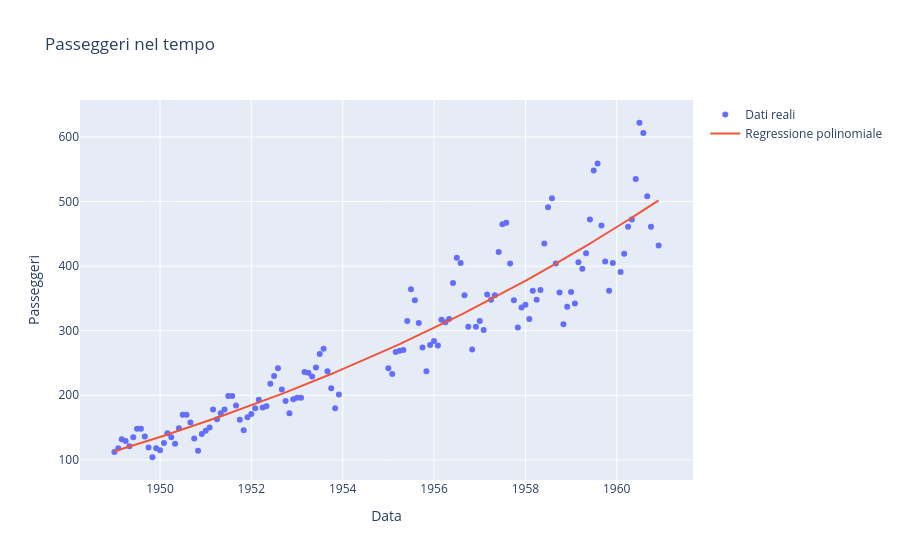

The notebook cell this image was saved under:
### Markdown cell above
### Es 1
Hai a disposizione un file `data.csv` contenente dati mensili di traffico aereo con due colonne:

- `date`: data in formato `YYYY-MM` (mese/anno)
- `passengers`: numero di passeggeri per quel mese


Costruisci un modello di **regressione polinomiale** che approssima l’andamento del numero di passeggeri nel tempo.

1. Carica il dataset.
2. Convertilo in un formato numerico utilizzando una colonna `mese_numerico` che conti i mesi a partire da gennaio 1949.
3. Applica una regressione polinomiale (grado a tua scelta).
4. Calcola l’RMSE tra i valori reali e quelli predetti.
5. Visualizza i dati reali e la curva stimata con Plotly.

### Code cell
import pandas as pd
import numpy as np
from sklearn.linear_model import LinearRegression
from sklearn.preprocessing import PolynomialFeatures
from sklearn.pipeline import make_pipeline
import plotly.graph_objects as go
from sklearn.metrics import root_mean_squared_error
from sklearn.model_selection import train_test_split


#Caricamento dataset
df = pd.read_csv("data.csv")
riferimento = pd.Timestamp("1949-01-01")
print(df.head())

#Creazione della colonna mese_numerico
df["date"] = pd.to_datetime(df["date"])
df = df.dropna(subset=["passengers"]).reset_index(drop=True)

df["mese_numerico"] = (
    (df["date"].dt.year - riferimento.year) * 12
    + (df["date"].dt.month - riferimento.month)
)

print(df.head())

#3. Regressione polinomiale
grado = 3

model = make_pipeline(
    PolynomialFeatures(grado),
    LinearRegression()
)

X = df[["mese_numerico"]]
y = df["passengers"]

model.fit(X, y)


#4 Predizioni
y_pred = model.predict(X)

# RMSE
from sklearn.metrics import root_mean_squared_error

rmse = root_mean_squared_error(y, y_pred)

print("RMSE =", rmse)

# Grafico con Plotly
import plotly.graph_objects as go

fig = go.Figure()

fig.add_trace(
    go.Scatter(
        x=df["date"],
        y=df["passengers"],
        mode="markers",
        name="Dati reali"
    )
)

fig.add_trace(
    go.Scatter(
        x=df["date"],
        y=y_pred,
        mode="lines",
        name="Regressione polinomiale"
    )
)

fig.update_layout(
    title="Passeggeri nel tempo",
    xaxis_title="Data",
    yaxis_title="Passeggeri"
)

#fig.show()

### Figure 1 — Plotly figure (JSON) as saved in the notebook; plotly's stock layout.template omitted (floating-point values rounded to 4 significant figures; data arrays with more than 128 entries replaced by an {"elided": "..."} marker saying what was removed)
{"data": [{"mode": "markers", "name": "Dati reali", "type": "scatter", "x": {"elided": "130 str values"}, "y": {"elided": "130 float values"}}, {"mode": "lines", "name": "Regressione polinomiale", "type": "scatter", "x": {"elided": "130 str values"}, "y": {"elided": "130 float values"}}], "layout": {"title": {"text": "Passeggeri nel tempo"}, "xaxis": {"title": {"text": "Data"}}, "yaxis": {"title": {"text": "Passeggeri"}}}}
